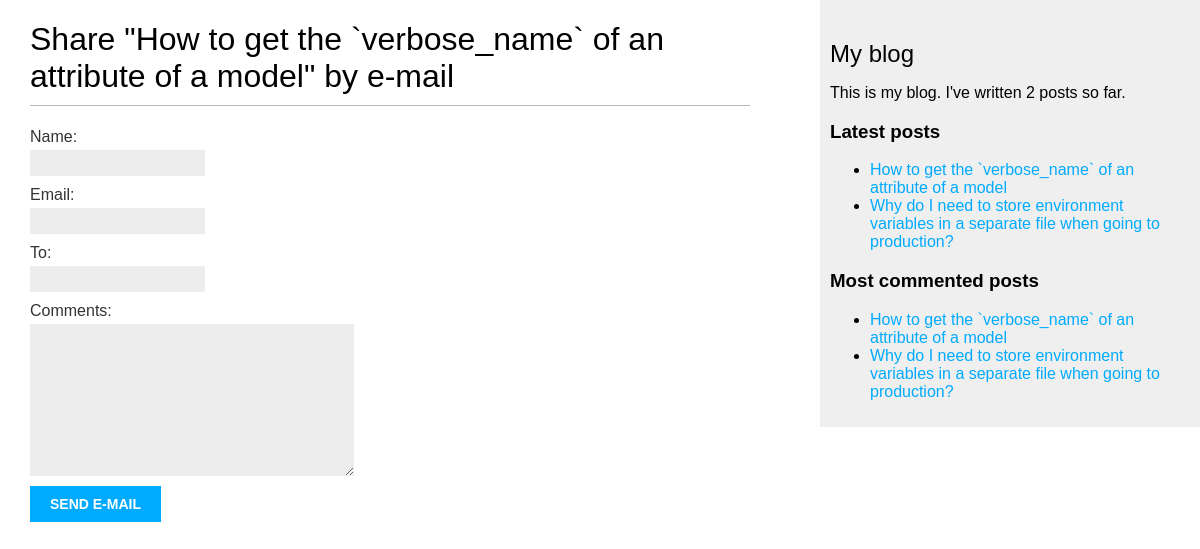
The page /blog/1/share/ on the database as committed earlier.
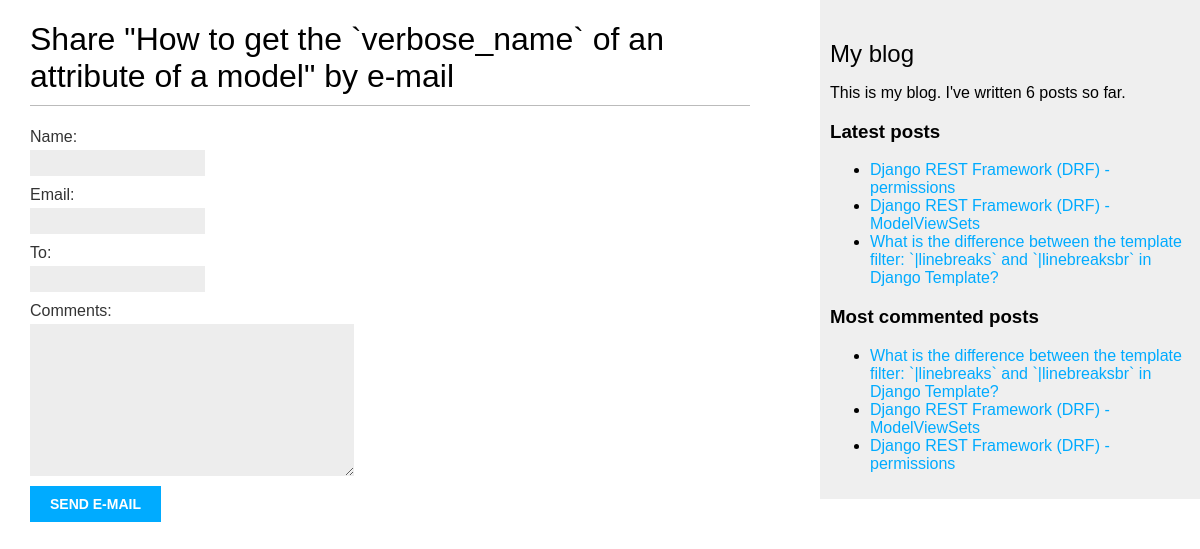
The same page on the database as committed later.
### blog/models.py (models this page shows, shortened)
class Post(models.Model):
    class Status(models.TextChoices):
        DRAFT = "DF", "Draft"
        PUBLISHED = "PB", "Published"
    title = models.CharField(max_length=250)
    slug = models.SlugField(max_length=250, unique_for_date="publish")
    body = models.TextField()
    publish = models.DateTimeField(default=timezone.now)
    created = models.DateTimeField(auto_now_add=True)
    updated = models.DateTimeField(auto_now=True)
    status = models.CharField(max_length=2, choices=Status, default=Status.DRAFT)
    author = models.ForeignKey(
        "account.User", on_delete=models.CASCADE, related_name="blog_posts"
    )
    tags = TaggableManager()
    objects = models.Manager()  # The default manager.
    published = PublishedManager()  # Our custom manager.
    class Meta:
        ordering = ["-publish"]
        indexes = [
            models.Index(fields=["publish"]),
        ]
    def get_absolute_url(self):
        return reverse(
            "blog:post_detail",
            args=[self.slug],
        )

### blog/views.py (the view)
# urls.py: path("<int:post_id>/share/", views.post_share, name="post_share"),
def post_share(request, post_id):
    post = get_object_or_404(Post, pk=post_id, status=Post.Status.PUBLISHED)
    sent = False
    if request.method == "POST":
        form = EmailPostForm(request.POST)
        if form.is_valid():
            cleaned_data = form.cleaned_data
            post_url = request.build_absolute_url(post.get_absolute_url())
            subject = (
                f"{cleaned_data['name']} ({cleaned_data['email']})"
                f"recommends you read {post.title}"
            )
            message = (
                f"Read {post.title} at {post_url}\n\n"
                f"{cleaned_data['name']}'s comments: {cleaned_data['comments']}"
            )
            send_mail(
                subject=subject,
                message=message,
                from_email=None,
                recipient_list=[cleaned_data["to"]],
            )
            sent = True
    else:
        form = EmailPostForm()
    return render(
        request, "post/share.html", {"post": post, "form": form, "sent": sent}
    )

### blog/forms.py
class EmailPostForm(forms.Form):
    name = forms.CharField(max_length=25)
    email = forms.EmailField()
    to = forms.EmailField()
    comments = forms.CharField(required=False, widget=forms.Textarea)

### blog/models.py (called while the page is built)
    def get_queryset(self):
        return super().get_queryset().filter(status=Post.Status.PUBLISHED)

### blog/templatetags/blog_tags.py (called while the page is built)
@register.simple_tag
def total_posts():
    return Post.published.count()

@register.simple_tag
def get_most_commented_posts(count=5):
    return Post.published.annotate(total_comments=Count("comments")).order_by(
        "total_comments"
    )[:count]

@register.inclusion_tag("post/latest_posts.html")
def show_latest_posts(count=5):
    latest_posts = Post.published.order_by("-publish")[:count]
    return {"latest_posts": latest_posts}

### blog/templates/post/share.html (shortened to what this page needs)
{% extends "base.html" %}
{% block content %}
  {% if sent %}
    <h1>E-mail successfully sent</h1>
    <p>"{{ post.title }}" was successfully sent to {{ form.cleaned_data.to }}.</p>
  {% else %}
    <h1>Share "{{ post.title }}" by e-mail</h1>
    <form method="post">
      {{ form.as_p }}
      <input type="submit" value="Send e-mail">
    </form>
  {% endif %}
{% endblock %}

### core/templates/base.html (shortened to what this page needs)
{% load static blog_tags %}
<!DOCTYPE html>
<html lang="en">
<head>
  <link href="{% static 'styles.css' %}" rel="stylesheet">
</head>
<body>
  <div id="content">
    {% block content %}
    {% endblock %}
  </div>
  <div id="sidebar">
    <h2>My blog</h2>
    <p>This is my blog. I've written {% total_posts %} posts so far.</p>
    <h3>Latest posts</h3>
    {% show_latest_posts 3 %}
    <h3>Most commented posts</h3>
    {% get_most_commented_posts 3 as most_commented_posts %}
    <ul>
      {% for post in most_commented_posts %}
        <li>
          <a href="{{ post.get_absolute_url }}">{{ post.title }}</a>
        </li>
      {% endfor %}
    </ul>
  </div>
</body>
</html>

### blog/templates/post/latest_posts.html
<ul>
  {% for post in latest_posts %}
  <li>
    <a href="{{ post.get_absolute_url }}">{{ post.title }}</a>
  </li>
  {% endfor %}
</ul>

Rows that differ between the two databases and show on the page:
no longer on one of the page's lists (row unchanged): Post: title "How to get the `verbose_name` of an attribute of a model"
no longer on this page (row unchanged): Post: title "Why do I need to store environment variables in a separate file when going to production?"
added Post: title "Django REST Framework (DRF) - permissions"
added Post: title "Django REST Framework (DRF) - ModelViewSets"
added Post: title "What is the difference between the template filter: `|linebreaks` and `|linebreaksbr` in Django Template?"
Other text that changed with them:
text no longer shown: "2"
text now shown: "6"
